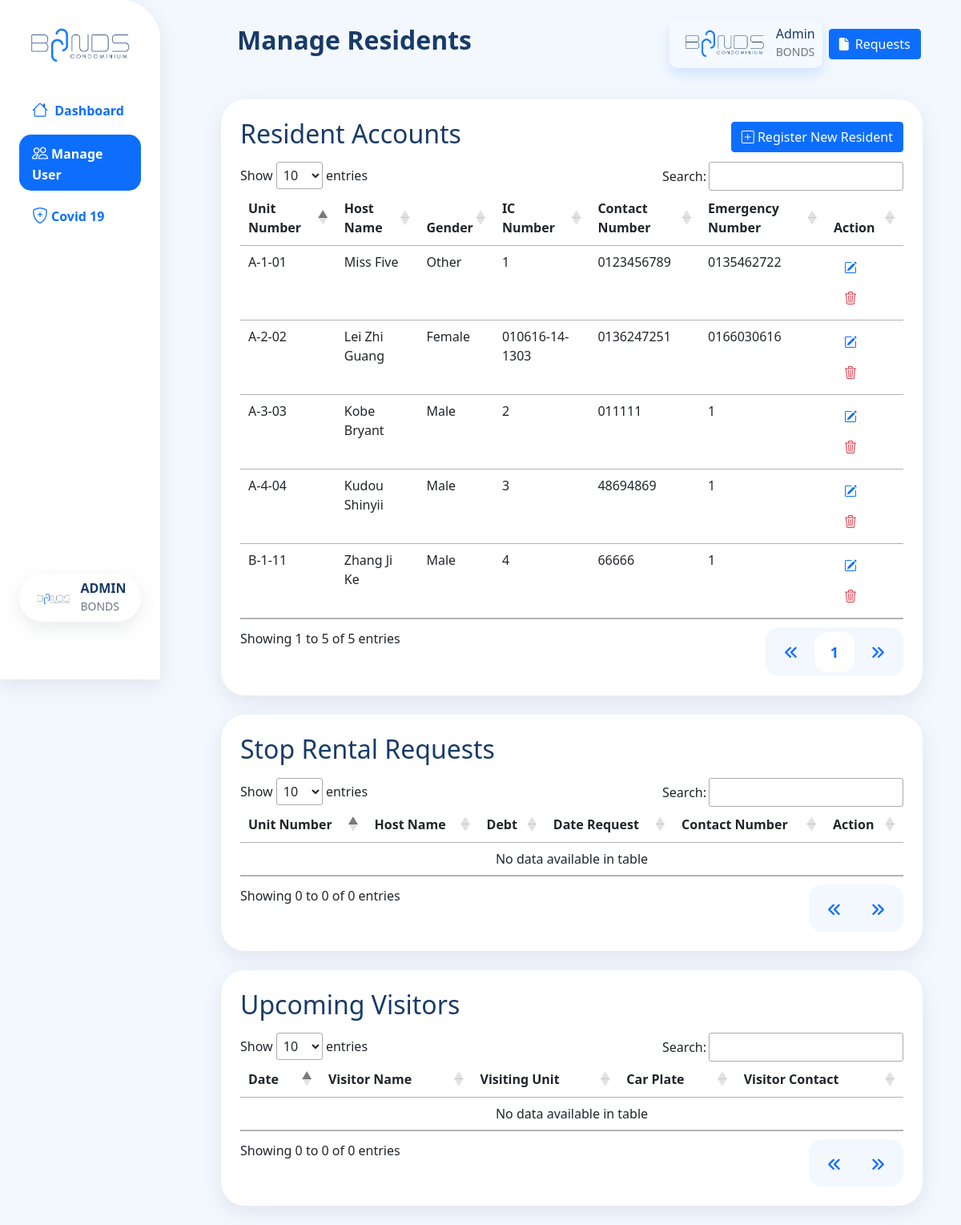
/admin-manageuser.php (signed in), run on an earlier commit of the app's database.
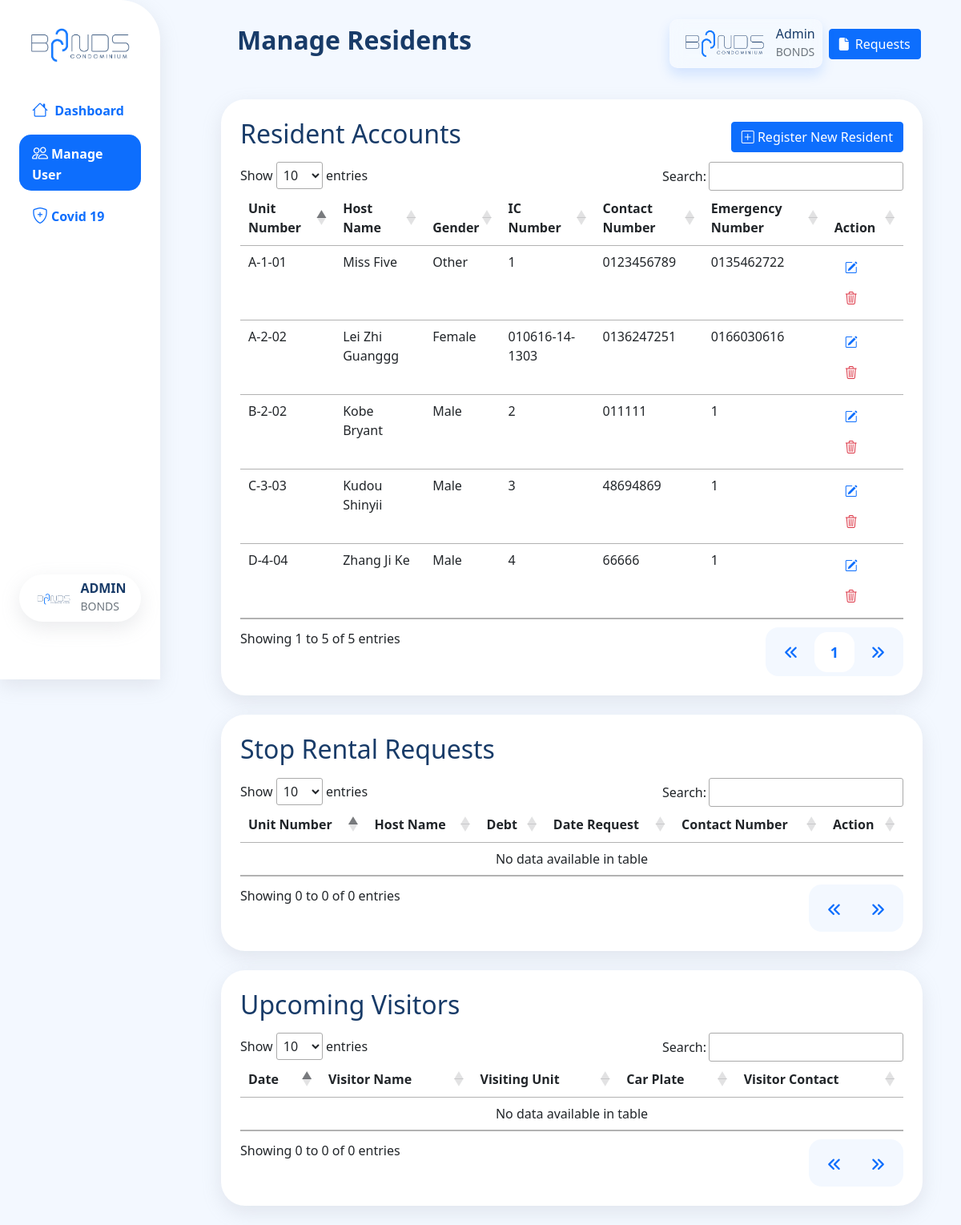
And on a later commit of the database.
### tables this page shows
CREATE TABLE `unit` (
  `unit_no` varchar(10) NOT NULL,
  `owner_ic` varchar(20) NOT NULL,
  `car_park_id` varchar(25) NOT NULL
);

CREATE TABLE `resident` (
  `ic` varchar(20) NOT NULL,
  `name` varchar(50) NOT NULL,
  `dob` date NOT NULL,
  `gender` varchar(10) NOT NULL,
  `race` varchar(20) NOT NULL,
  `contact` varchar(20) NOT NULL,
  `emergency_contact` varchar(20) NOT NULL,
  `email` varchar(100) NOT NULL,
  `check_in_date` datetime NOT NULL,
  `profile_pic` varchar(500) NOT NULL,
  `covid_status` varchar(30) NOT NULL,
  `password` varchar(255) NOT NULL,
  `vaccine_status` varchar(30) NOT NULL,
  `rental_status` varchar(20) NOT NULL
);

### admin-manageuser.php (the view, shortened to what this page needs)
<?php
    $pageTitle = "Manage Residents";
    include 'includes/admin-header.php';
?>
                        <div class="col-12 mycontainer mx-auto">
                            <div class="title d-flex align-items-center mb-2">
                                <h2>Resident Accounts</h2>
                            <button type="button" class="btn btn-primary ms-auto" data-bs-toggle="modal" data-bs-target="#addResidentModal"><i
                                    class="bi bi-plus-square"></i> Register New Resident</button>
                            </div>
                            <table class="table table-hover" id="ResidentTable">
                                <thead>
                                    <tr>
                                        <th scope="col">Unit Number</th>
                                        <th scope="col">Host Name</th>
                                        <th scope="col">Gender</th>
                                        <th scope="col">IC Number</th>
                                        <th scope="col">Contact Number</th>
                                        <th scope="col">Emergency Number</th>
                                        <th scope="col">Action</th>
                                    </tr>
                                </thead>
                                <tbody id="ResidentTableBody">
                                    <?php
                                        $data_query = mysqli_query($con, "SELECT * FROM unit INNER JOIN resident ON unit.owner_ic = resident.ic");
                                        if(mysqli_num_rows($data_query) > 0)
                                        {
                                            foreach($data_query as $resident)
                                            {
                                    ?>
                                                <tr>
                                                    <td><?= $resident['unit_no'] ?></td>
                                                    <td><?= $resident['name'] ?></td>
                                                    <td><?= $resident['gender'] ?></td>
                                                    <td><?= $resident['ic'] ?></td>
                                                    <td><?= $resident['contact'] ?></td>
                                                    <td><?= $resident['emergency_contact'] ?></td>
                                                    <td>
                                                        <button type="button" value="<?=$resident['ic'];?>" class='btn editResidentBtn'><i class='bi bi-pencil-square text-primary'></i></button>
                                                        <button type="button" value="<?=$resident['ic'];?>" class='btn deleteResidentBtn'><i class='bi bi-trash3 text-danger'></i></button>
                                                    </td>
                                                </tr>
                                    <?php
                                            }
                                        }
                                    ?>
                                </tbody>
                            </table>
                        </div>
                        <div class="col-12 mycontainer mt-4">
                            <div class="title d-flex align-items-center mb-2">
                                <h2>Stop Rental Requests</h2>
                            </div>
                            <table class="table table-hover" id="RequestTable">
                                <thead>
                                    <tr>
                                        <th scope="col">Unit Number</th>
                                        <th scope="col">Host Name</th>
                                        <th scope="col">Debt</th>
                                        <th scope="col">Date Request</th>
                                        <th scope="col">Contact Number</th>
                                        <th scope="col">Action</th>
                                    </tr>
                                </thead>
                                <tbody id="RequestTableBody">
                                </tbody>
                            </table>
                        </div>
                        <div class="col-12 mycontainer mt-4">
                            <div class="title d-flex align-items-center mb-2">
                                <h2>Upcoming Visitors</h2>
                            </div>
                            <table class="table table-hover" id="VisitorTable">
                                <thead>
                                    <tr>
                                        <th scope="col">Date</th>
                                        <th scope="col">Visitor Name</th>
                                        <th scope="col">Visiting Unit</th>
                                        <th scope="col">Car Plate</th>
                                        <th scope="col">Visitor Contact</th>
                                    </tr>
                                </thead>
                                <tbody id="VisitorTableBody">
                                </tbody>
                            </table>
                        </div>
<?php include 'includes/admin-footer.php';?>

### includes/admin-header.php (shortened to what this page needs)
<!DOCTYPE html>
<html lang="en">
<head>
    <link href="https://cdn.jsdelivr.net/npm/bootstrap@5.1.3/dist/css/bootstrap.min.css" rel="stylesheet">
    <link rel="stylesheet" href="https://cdn.jsdelivr.net/npm/bootstrap-icons@1.8.1/font/bootstrap-icons.css">
    <link rel="stylesheet" href="https://cdn.datatables.net/1.11.5/css/jquery.dataTables.min.css">
    <link rel="stylesheet" href="assets/css/admin.css">
</head>
<body>
    <div class="container-fluid">
        <div class="row flex-nowrap">
            <div class="col-auto col-md-3 col-lg-3 col-xl-2 px-sm-2 py-4 pe-4 bg-white" id="sidebar">
                <div class="d-flex flex-column align-items-center align-items-sm-start px-3 pt-2 text-white min-vh-100">
                    <a class="mx-auto" id="logo" href="admin-dashboard.php"
                        class="d-flex align-items-center pb-3 mb-md-0 me-md-auto text-decoration-none">
                        <span class="fs-5 d-none d-sm-inline"><img src="assets/images/admin.png" alt="Bonds Logo"
                                width="150"></span>
                    </a>
                    <ul class="mx-auto nav nav-pills flex-column mb-sm-auto mb-0 align-items-center align-items-sm-start mt-4"
                        id="menu">
                        <li class="nav-item mt-2">
                            <a href="admin-dashboard.php" class="nav-link  menu_a">
                                <i class="fs-5 bi bi-house"></i> <span
                                    class="fs-6 ms-1 d-none d-sm-inline">Dashboard</span>
                            </a>
                        </li>
                        <li class="nav-item mt-2">
                            <a href="admin-manageuser.php" class="nav-link menu_a">
                                <i class="fs-5 bi bi-people"></i><span class="fs-6 ms-1 d-none d-sm-inline">Manage
                                    User</span>
                            </a>
                        </li>
                        <li class="nav-item mt-2">
                            <a href="admin-managecovid.php" class="nav-link menu_a">
                                <i class="fs-5 bi bi-shield-plus"></i><span class="fs-6 ms-1 d-none d-sm-inline">Covid
                                    19</span>
                            </a>
                        </li>
                    </ul>
                    <div class="dropdown w-100 mb-5 py-md-2" id="profile">
                        <a href="#" class=" text-decoration-none d-flex align-items-center justify-content-center"
                            id="dropdownUser1" data-bs-toggle="dropdown" aria-expanded="false">
                            <div class="">
                                <img src="assets/images/admin.png" alt="profile" width=50 class="rounded-circle">
                            </div>
                            <span class="d-none d-sm-inline ps-1">
                                <div class="ms-1">
                                    <h6 class="fw-bold py-0 my-0">ADMIN</h6>
                                    <small class="text-muted py-0 my-0">BONDS</small>
                                </div>
                            </span>
                        </a>
                    </div>
                </div>
            </div>
            <div class="py-4 mx-4 col" id="right_container">
                <div class="container-fluid ps-2" id="topbar_container">
                    <nav class="navbar navbar-expand-lg navbar-light mt-3" id="topbar">
                        <div class="container-fluid">
                            <h2 class="navbar-brand fw-bolder fs-2 mydarkgreen" id="page_title"><?php echo $pageTitle; ?></h2>
                            <span class="collapse navbar-collapse" id="navbarSupportedContent">
                                <ul class="navbar-nav ms-auto align-items-center">
                                    <li class="nav-item dropdown ms-auto me-1">
                                        <a href="profile.php" class="text-decoration-none" id="dropdownUser2" data-bs-toggle="dropdown" aria-expanded="false">
                                            <div class="text-nowrap glassmorphism p-2" id="topbar_profile">
                                                <div class="d-flex">
                                                    <div class="my-auto">
                                                        <img class="rounded-circle small_profile_picture" src="assets/images/admin.png" alt="profile picture" height="40">
                                                    </div>
                                                    <div class="ms-1">
                                                        <h6 class="py-0 my-0">Admin</h6>
                                                        <small class="text-muted py-0 my-0">BONDS</small>
                                                    </div>
                                                </div>
                                            </div>
                                         </a>
                                    </li>
                                </ul>
                                <a href="https://mail.google.com/mail/u/0/" target="_blank"  title="Send Email" class="mx-1 btn btn_mygreen">
                                    <i class="fa-solid fa-file me-2"></i>Requests</a>
                            </span>
                        </div>
                    </nav>
                </div>
                <div class="container main_content_container">
                    <div class="row">

### includes/admin-footer.php (shortened to what this page needs)
                        </div>
                </div>
            </div>
        </div>
    </div>
</body>
</html>

### assets/css/admin.css (style rules this page uses)
html, body { padding: 0; margin: 0; background-color: #f3f8ff; width: 100%; height: 100vh; }
body { overflow-x: hidden; }
.mycontainer { box-shadow: rgba(149, 157, 165, 0.2) 0px 8px 24px; border-radius: 30px !important; background-color: white !important; padding: 1.5rem !important; }
.btn_mygreen, .bg_mygreen { background-color: #0d6efd; border-color: #0d6efd; color: #fff; }
a { color: #0d6efd; }
.mydarkgreen, h1, h2, h3, h4, h5, h6 { color: #183b68 !important; }
.small_profile_picture { object-fit: cover !important; }
#sidebar { border-radius: 0 50px 0 0; z-index: 20; position: fixed; box-shadow: rgba(149, 157, 165, 0.2) 0px 8px 24px; }
.nav-item { width: 100%; }
.nav-pills .nav-link.active, .nav-pills .show > .nav-link { background-color: #0d6efd; color: white; }
#menu .nav-link { border-radius: 15px; font-weight: bold; }
.nav-link { color: #0d6efd; }
#profile { box-shadow: rgba(149, 157, 165, 0.2) 0px 8px 24px; border-radius: 30px !important; background-color: white !important; }
#topbar_container { padding: 0 5% 0 0; top: 0; background-color: #f3f8ff; position: fixed; z-index: 10; }
#page_title { color: #183b68; }
@media (min-width: 576px) { #right_container { padding-left: 35%; } }
@media (min-width: 576px) { #topbar { width: 55%; } }
@media (min-width: 768px) { #right_container { padding-left: 30%; } }
@media (min-width: 768px) { #topbar { width: 70%; } }
@media (min-width: 1200px) { #right_container { padding-left: 20%; } }
@media (min-width: 1200px) { #topbar { width: 80%; } }
.glassmorphism { background: rgba(255, 255, 255, 0.15); box-shadow: 0 8px 16px 0 rgba(13, 109, 253, 0.15); backdrop-filter: blur(10px); -webkit-backdrop-filter: blur(1 4px); border-radius: 10px; border: 1px solid rgba(255, 255, 255, 0.15); cursor: pointer; }
.main_content_container { margin-top: 100px; }

What changed in the data, as far as the page shows it:
no longer on this page (row edited): unit: unit_no "A-3-03", resident.name "Kobe Bryant", resident.gender "Male", resident.ic "2", resident.contact "011111", resident.emergency_contact "1"
no longer on this page (row edited): unit: unit_no "A-4-04", resident.name "Kudou Shinyii", resident.gender "Male", resident.ic "3", resident.contact "48694869", resident.emergency_contact "1"
removed unit: unit_no "B-1-11", resident.name "Zhang Ji Ke", resident.gender "Male", resident.ic "4", resident.contact "66666", resident.emergency_contact "1"
changed through a linked row, unit "Female": resident.name "Lei Zhi Guang" → "Lei Zhi Guanggg"
added unit: unit_no "B-2-02", resident.name "Kobe Bryant", resident.gender "Male", resident.ic "2", resident.contact "011111", resident.emergency_contact "1"
added unit: unit_no "C-3-03", resident.name "Kudou Shinyii", resident.gender "Male", resident.ic "3", resident.contact "48694869", resident.emergency_contact "1"
added unit: unit_no "D-4-04", resident.name "Zhang Ji Ke", resident.gender "Male", resident.ic "4", resident.contact "66666", resident.emergency_contact "1"
